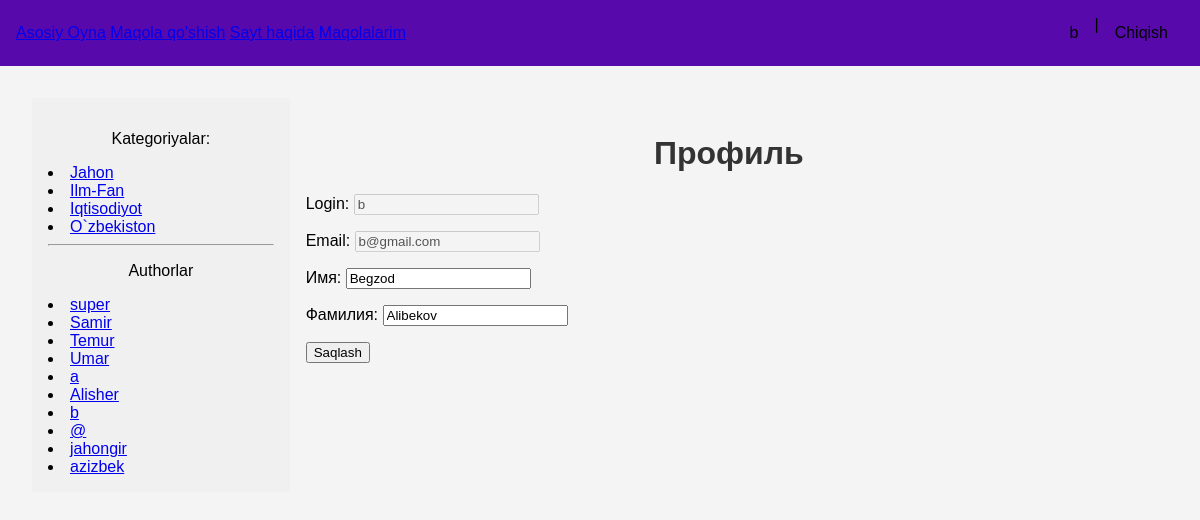
/users/profile/ (signed in), run on the app's committed database.
### core/models.py (models this page shows, shortened)
class Category(models.Model):
    name = models.CharField(max_length=100, db_index=True, verbose_name="Katigoriya")
    author = models.ForeignKey(get_user_model(), on_delete=models.SET_NULL, null=True, blank=True, verbose_name="Muharir")
    slug = models.SlugField(max_length=255, unique=True, db_index=True)
    class Meta:
        verbose_name = 'Katigoriya'
        verbose_name_plural = 'Katigoriya'

### users/views.py (the view, shortened to what this page needs)
# urls.py: path('profile/', ProfileUser.as_view(), name='profile'),
class ProfileUser(LoginRequiredMixin,UpdateView):
    model=get_user_model()
    form_class=ProfileUserForm
    template_name="core/profile.html"
    def get_context_data(self, **kwargs):
        context = super().get_context_data(**kwargs)
        context['menu'] = menufunc(self.request.user)
        context['title'] = "ProFile"
        return context
    def get_object(self, queryset=None):
        return self.request.user

### users/forms.py
class ProfileUserForm(forms.ModelForm):
    username=forms.CharField(disabled=True,label="Login",widget=forms.TextInput(attrs={'class':"form-input"}))
    email=forms.CharField(disabled=True,label="Email",widget=forms.TextInput(attrs={'class':"form-input"}))
    class Meta:
        model = get_user_model()
        fields = ['username', 'email', 'first_name', 'last_name']
        labels = {
            'first_name': 'Имя',
            'last_name': 'Фамилия',
        }
        widgets = {
            'first_name': forms.TextInput(attrs={'class': 'form-input'}),
            'last_name': forms.TextInput(attrs={'class': 'form-input'}),
        }

### core/templatetags/show_tags.py (called while the page is built)
@register.inclusion_tag('core/list_cats.html')
def show_categories(cat_selected=0):
    cats = Category.objects.all()
    return {'cats': cats, 'cat_selected': cat_selected}

@register.inclusion_tag('core/list_cats_main.html')
def show_user_for_main(cat_selected=0):
    users = get_user_model().objects.all()
    return {'users': users, 'cat_selected': cat_selected}

### core/views.py (called while the page is built)
def menufunc(user):
    if user.is_authenticated and user.groups.filter(name='Muharirlar').exists():
        return [
            {"title": "Asosiy Oyna", 'url_name': 'home'},
            {"title": "Maqola qo'shish", 'url_name': 'add_page'},
            {"title": "Sayt haqida", 'url_name': 'about'},
            {"title": "Maqolalarim", 'url_name': 'users:maqolam'},
            {"title": "Muharirlar Kabineti", 'url_name': 'muharir'},
        ]
    else:
        return [
            {"title": "Asosiy Oyna", 'url_name': 'home'},
            {"title": "Maqola qo'shish", 'url_name': 'add_page'},
            {"title": "Sayt haqida", 'url_name': 'about'},
            {"title": "Maqolalarim", 'url_name': 'users:maqolam'}
        ]

### users/templates/core/profile.html (shortened to what this page needs)
{% extends 'base.html' %}
{% block content %}
<h1>Профиль</h1>
<form method="post">
    {% for f in form %}
    <p><label class="form-label" for="{{ f.id_for_label }}">{{f.label}}: </label>{{ f }}</p>
    {% endfor %}
    <p><button type="submit">Saqlash</button></p>
</form>
{% endblock %}

### templates/base.html (shortened to what this page needs)
{% load static %}
{% load show_tags %}
<!DOCTYPE html>
<html lang="en">
<head>
    <link type="text/css" href="{% static 'css/style.css' %}" rel="stylesheet" />
</head>
<body>
    <nav class="navbar_container">
        <nav class="navbar">
        {% for m in menu %}
            <a href="{% url m.url_name %}">{{m.title}}</a>
        {% endfor %}
        </nav>
        <div class="right_links">
            {% if user.is_authenticated %}
            <a href="{%url 'users:profile'%}">{{ user.username }}</a>
            |
            <a href="{% url 'users:logout' %}" id="logout-link">Chiqish</a>
        {% else %}
            <a href="{% url 'users:login' %}">Kirish</a>
            <a href="{% url 'users:register_signup'%}">Ro'yxatdan o'tish</a>
        {% endif %}
        </div>
    </nav>
    <main class="content">
        <div class="sidebar">
            <ul>
                {% if cat_selected == 0 %}
                    <li>Kategoriyalar:</li>
                {% else %}
                    <li><a href="{% url 'home' %}">Kategoriyalar:</a></li>
                {% endif %}
            </ul>
            {% show_categories cat_selected %}
            <hr>
            {%show_user_for_main cat_selected%}
        </div>
        <div class="main-content">
            <main>
                {% block content %}{% endblock content %}
            </main>
        </div>
    </main>
</body>
</html>

### core/templates/core/list_cats.html
{% for cat in cats %}
    {% if cat.slug == cat_selected %}
        <li class="selected">{{ cat.name }}</li>
    {% else %}
        <li><a href="{% url 'category' cat.slug %}">{{ cat.name }}</a></li>
    {% endif %}
{% endfor %}

### core/templates/core/list_cats_main.html
{% if users %}
    <p style=" text-align: center;">Authorlar</p>
        {% for user in users %}
            {% if user.id == cat_selected %}
                <li class="selected">{{ user.username }}</li>
            {% else %}
                <li><a href="{% url 'author_main' user.id %}">{{ user.username }}</a></li>
            {% endif %}
        {% endfor %}
{% endif %}

### core/static/css/style.css (style rules this page uses)
body { font-family: Arial, sans-serif; margin: 0; padding: 0; background-color: #f4f4f4; }
.content { display: flex; padding: 2rem; }
.sidebar { width: 20%; background-color: #f0f0f0; padding: 1rem; }
.sidebar ul { list-style-type: none; padding: 0; }
.sidebar ul li { margin-bottom: 0.5rem; text-align: center; }
.sidebar ul li a { text-decoration: none; color: #000; }
.main-content { width: 75%; padding: 1rem; }
.navbar_container { display: flex; justify-content: space-between; align-items: center; padding: 1rem; background-color: rgb(88, 9, 172); flex-grow: 1; }
.right_links { display: flex; }
.right_links a { color: #000; padding: 0.5rem 1rem; text-decoration: none; }
body { font-family: Arial, sans-serif; background-color: #f4f4f4; margin: 0; padding: 0; }
h1 { text-align: center; color: #333; }

### data on the page
Category: name "Jahon"
Category: name "Ilm-Fan"
Category: name "Iqtisodiyot"
Category: name "O`zbekiston"

### other printed values
{{ m.title }} "Asosiy Oyna" "Maqola qo'shish" "Sayt haqida" "Maqolalarim"
{{ user.username }} "b"
{{ user.username }} "super"
{{ user.username }} "Samir"
{{ user.username }} "Temur"
{{ user.username }} "Umar"
{{ user.username }} "a"
{{ user.username }} "Alisher"
{{ user.username }} "@"
{{ user.username }} "jahongir"
{{ user.username }} "azizbek"
{{ f.label }} "Login" "Email" "Имя" "Фамилия"
